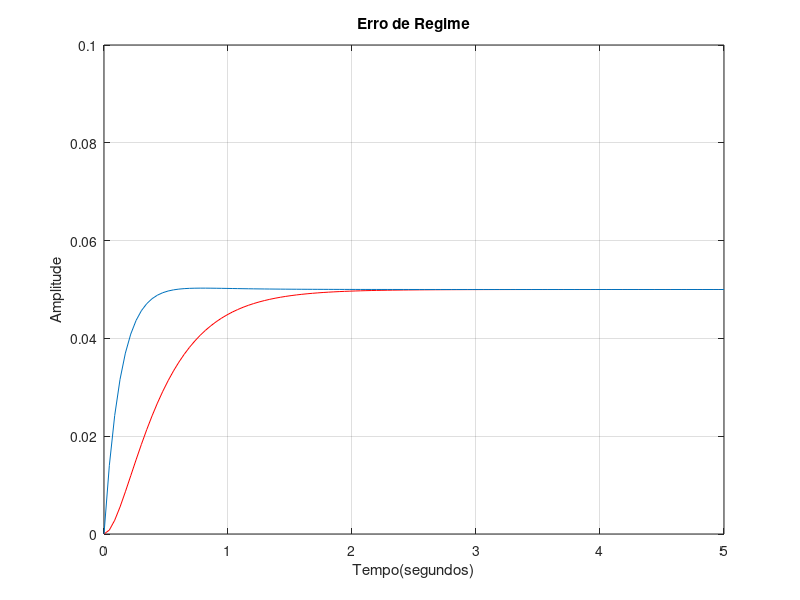

MATLAB code to generate this figure:
clear; close all; clc;
pkg load control;

num = [1];
den = [1 10 20];

plantaG = tf(num, den);

step(plantaG, 5, 'r');
hold on

kp = 0.380;
kd = 1;

step(tf([kp kd 0], [1 10 20 0]), 5)
axis([0,5,0,0.1])
xlabel('Tempo(segundos)')
ylabel('Amplitude')
title('Erro de Regime')

hold off